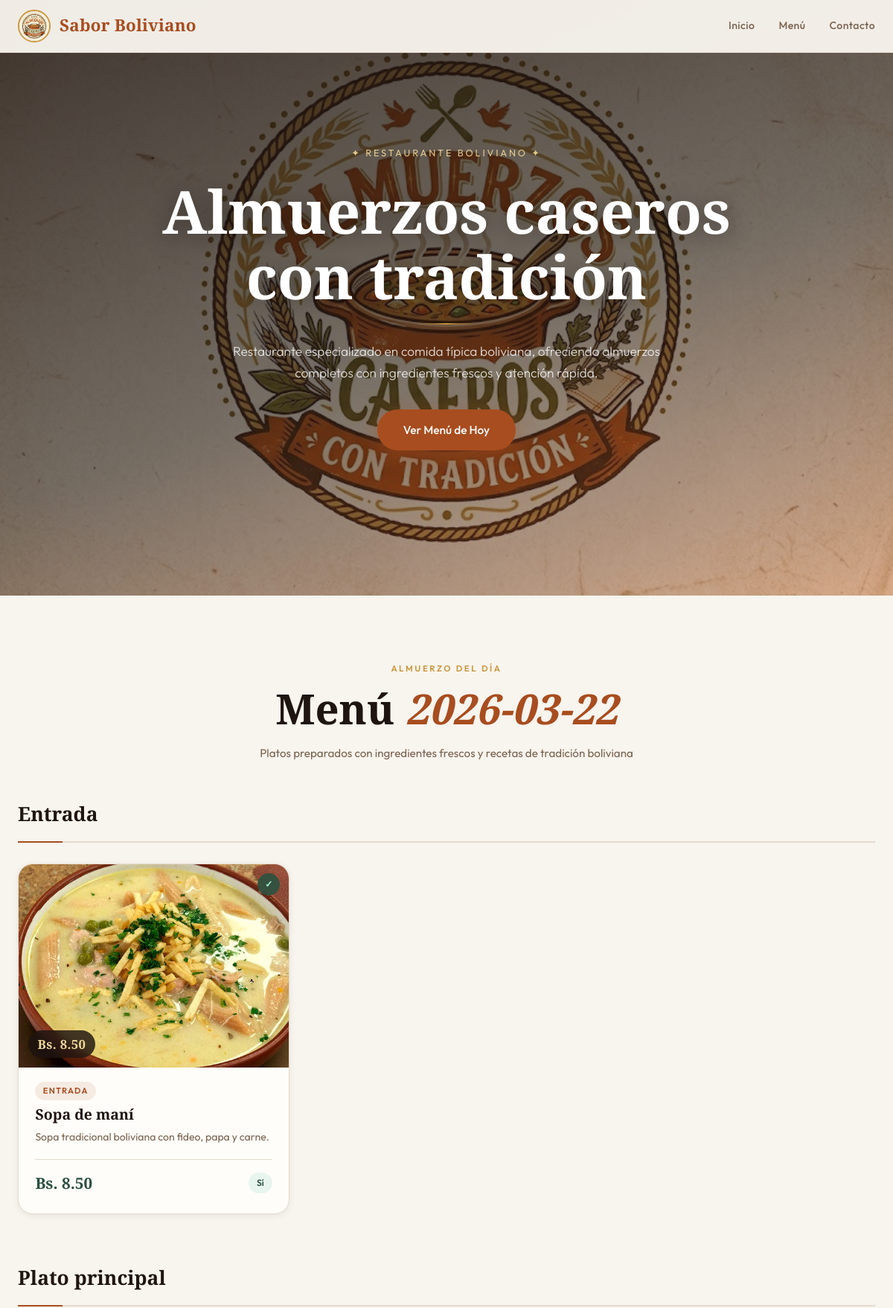
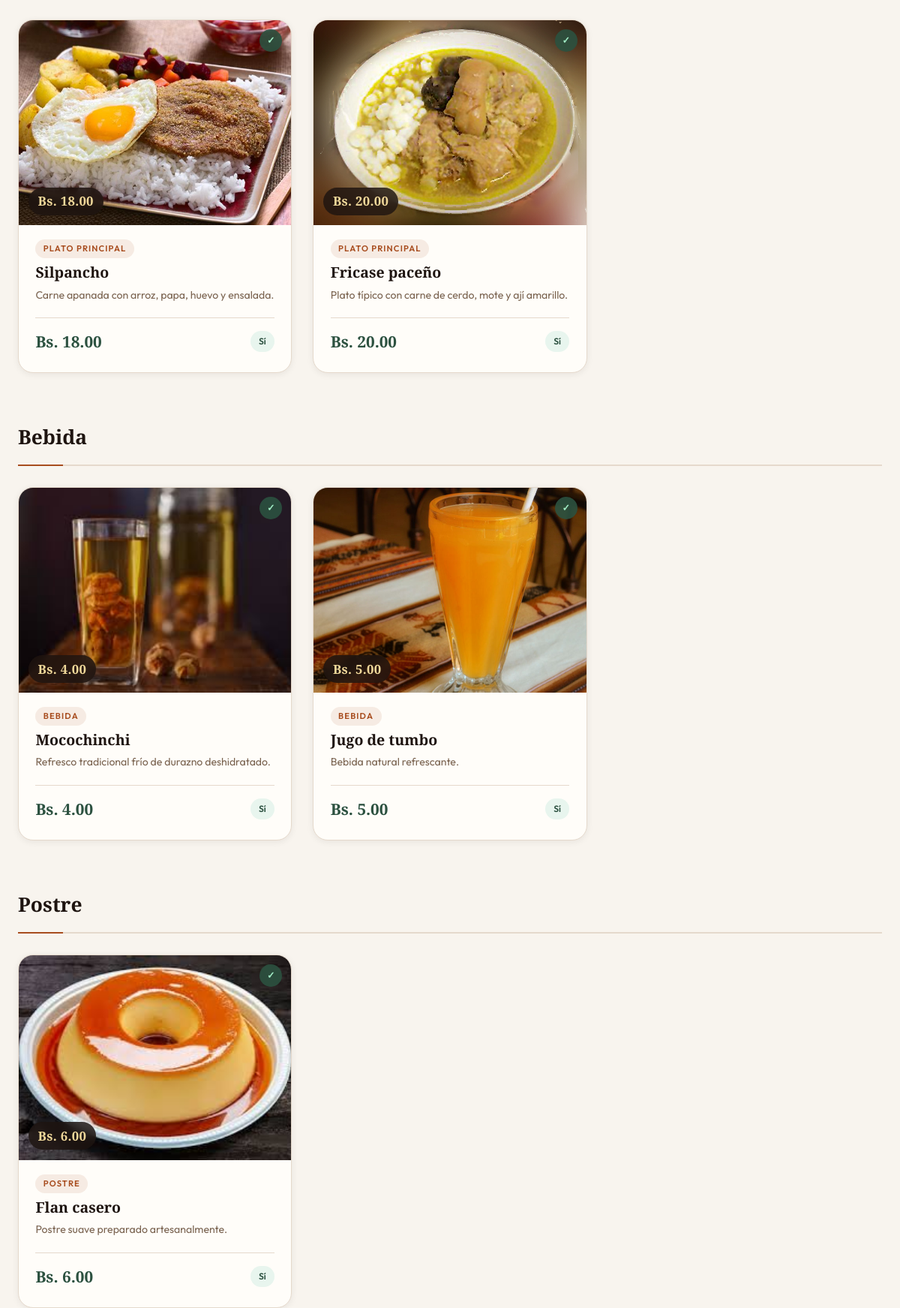
The page / (upper part) on the database its author committed (2 pictures, top to bottom).
### tables this page shows
CREATE TABLE restaurante (
            id INTEGER PRIMARY KEY AUTOINCREMENT,
            nombre TEXT NOT NULL,
            eslogan TEXT,
            descripcion TEXT NOT NULL,
            logo TEXT,
            imagen_portada TEXT
        );

CREATE TABLE menu_almuerzo (
            id INTEGER PRIMARY KEY AUTOINCREMENT,
            fecha DATE NOT NULL,
            nombre_plato TEXT NOT NULL,
            descripcion TEXT NOT NULL,
            categoria TEXT NOT NULL,
            precio REAL NOT NULL,
            imagen TEXT,
            disponible TEXT NOT NULL
        );

### app.py (the view)
@app.route('/')
def index():
    conn = get_db_connection()
    restaurante = conn.execute('SELECT * FROM restaurante LIMIT 1').fetchone()
    fecha_menu = '2026-03-22'
    menu = conn.execute(
        'SELECT * FROM menu_almuerzo WHERE fecha = ?', (fecha_menu,)
    ).fetchall()
    conn.close()
    return render_template('index.html', restaurante=restaurante, menu=menu, fecha=fecha_menu)

### app.py (called while the page is built)
def get_db_connection():
    conn = sqlite3.connect(DATABASE)
    conn.row_factory = sqlite3.Row
    return conn

### templates/index.html (shortened to what this page needs)
<!DOCTYPE html>
<html lang="es">
<head>
    <link rel="stylesheet" href="{{ url_for('static', filename='css/styles.css') }}">
</head>
<body>
    <header class="header">
        <div class="header__inner">
            <div class="header__logo">
                <div class="logo-wrap">
                    <img src="{{ url_for('static', filename='images/logo.jpg') }}" alt="logo">
                </div>
                <span class="header__brand">
                    {{ restaurante['nombre'] }}
                </span>
            </div>
            <nav class="header__nav">
                <a href="#inicio">Inicio</a>
                <a href="#menu">Menú</a>
                <a href="#contacto">Contacto</a>
            </nav>
        </div>
    </header>
    <section class="hero" id="inicio">
        <div class="hero__bg">
            <img src="{{ url_for('static', filename='images/logo.jpg') }}" alt="Portada">
            <div class="hero__overlay"></div>
        </div>
        <div class="hero__content">
            <p class="hero__kicker">
                ✦ Restaurante Boliviano ✦
            </p>
            <h1 class="hero__title">
                {{ restaurante['eslogan'] }}
            </h1>
            <div class="hero__rule"></div>
            <p class="hero__desc">
                {{ restaurante['descripcion'] }}
            </p>
            <a href="#menu" class="hero__btn">
                Ver Menú de Hoy
            </a>
        </div>
    </section>
    <section class="menu-section" id="menu">
        <div class="container">
            <div class="section-head">
                <span class="section-head__tag">
                    Almuerzo del día
                </span>
                <h2 class="section-head__title">
                    Menú <em>{{ fecha }}</em>
                </h2>
                <p class="section-head__sub">
                    Platos preparados con ingredientes frescos y recetas de tradición boliviana
                </p>
            </div>
            {% if menu %}
            {% set categorias = menu | map(attribute='categoria') | unique | list %}
            {% for cat in categorias %}
            <div class="menu-block" id="cat-{{ loop.index }}">
                <div class="menu-block__head">
                    <h3>{{ cat }}</h3>
                </div>
                <div class="menu-grid">
                    {% for plato in menu if plato['categoria'] == cat %}
                    <article class="card{% if plato['disponible'] != 'Sí' %} card--agotado{% endif %}">
                        <div class="card__img-box">
                            {% if 'silpancho' in plato['nombre_plato']|lower %}
                            <img src="{{ url_for('static', filename='images/silpancho.jpg') }}" alt="Silpancho">
                            {% elif 'fricase' in plato['nombre_plato']|lower %}
                            <img src="{{ url_for('static', filename='images/fricase.jpg') }}"
                                alt="Fricase Paceño">
                            {% elif 'mocochinchi' in plato['nombre_plato']|lower %}
                            <img src="{{ url_for('static', filename='images/mocochinchi.jpg') }}" alt="Mocochinchi">
                            {% elif 'tumbo' in plato['nombre_plato']|lower %}
                            <img src="{{ url_for('static', filename='images/tumbo.jpg') }}" alt="Jugo de Tumbo">
                            {% elif 'flan' in plato['nombre_plato']|lower %}
                            <img src="{{ url_for('static', filename='images/flan_casero.jpg') }}" alt="Flan Casero">
                            {% else %}
                            <img src="{{ url_for('static', filename='images/mani.jpg') }}" alt="Plato">
                            {% endif %}
                            <span class="card__price-bubble">
                                Bs. {{ "%.2f"|format(plato['precio']) }}
                            </span>
                            {% if plato['disponible'] == 'Sí' %}
                            <span class="card__status card__status--ok">✓</span>
                            {% else %}
                            <span class="card__status card__status--no">✗</span>
                            {% endif %}
                        </div>
                        <div class="card__info">
                            <div class="card__meta">
                                <span class="card__categoria">
                                    {{ plato['categoria'] }}
                                </span>
                            </div>
                            <h4 class="card__nombre">
                                {{ plato['nombre_plato'] }}
                            </h4>
                            <p class="card__descripcion">
                                {{ plato['descripcion'] }}
                            </p>
                            <div class="card__footer">
                                <strong class="card__precio">
                                    Bs. {{ "%.2f"|format(plato['precio']) }}
                                </strong>
                                <span
                                    class="card__disp {% if plato['disponible'] == 'Sí' %}card__disp--si{% else %}card__disp--no{% endif %}">
                                    {{ plato['disponible'] }}
                                </span>
                            </div>
                        </div>
                    </article>
                    {% endfor %}
                </div>
            </div>
            {% endfor %}
            {% endif %}
        </div>
    </section>
</body>
</html>

### rows shown on the page
restaurante: nombre "Sabor Boliviano", eslogan "Almuerzos caseros con tradición", descripcion "Restaurante especializado en comida típica boliviana, ofreciendo almuerzos completos con ingredientes frescos y atención rápida."
menu_almuerzo: categoria "Entrada", precio "8.50", categoria "ENTRADA", nombre_plato "Sopa de maní", descripcion "Sopa tradicional boliviana con fideo, papa y carne.", disponible "Sí"
menu_almuerzo: categoria "Plato principal", precio "18.00", categoria "PLATO PRINCIPAL", nombre_plato "Silpancho", descripcion "Carne apanada con arroz, papa, huevo y ensalada.", disponible "Sí"
menu_almuerzo: precio "20.00", categoria "PLATO PRINCIPAL", nombre_plato "Fricase paceño", descripcion "Plato típico con carne de cerdo, mote y ají amarillo.", disponible "Sí"
menu_almuerzo: categoria "Bebida", precio "4.00", categoria "BEBIDA", nombre_plato "Mocochinchi", descripcion "Refresco tradicional frío de durazno deshidratado.", disponible "Sí"
menu_almuerzo: precio "5.00", categoria "BEBIDA", nombre_plato "Jugo de tumbo", descripcion "Bebida natural refrescante.", disponible "Sí"
menu_almuerzo: categoria "Postre", precio "6.00", categoria "POSTRE", nombre_plato "Flan casero", descripcion "Postre suave preparado artesanalmente.", disponible "Sí"

### other values the page prints
{{ fecha }} "2026-03-22"
